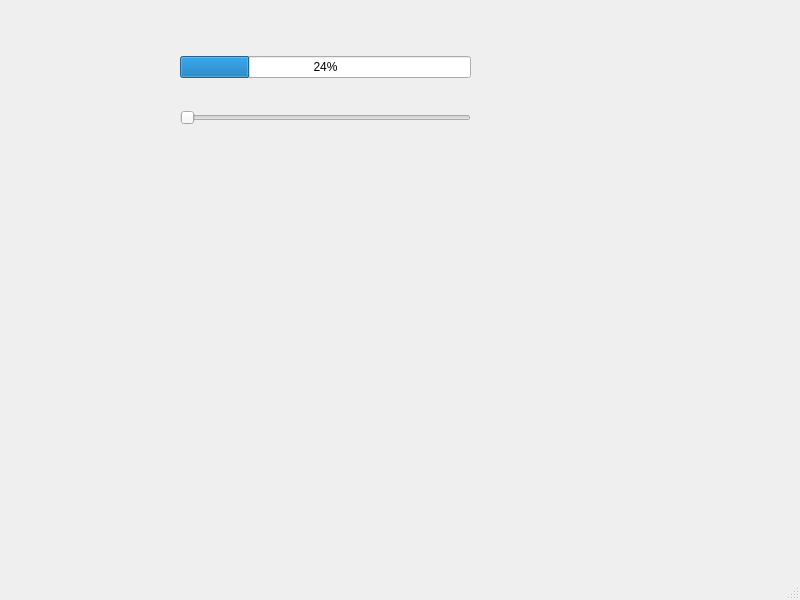
<?xml version="1.0" encoding="UTF-8"?>
<ui version="4.0">
 <class>MainWindow</class>
 <widget class="QMainWindow" name="MainWindow">
  <property name="geometry">
   <rect>
    <x>0</x>
    <y>0</y>
    <width>800</width>
    <height>600</height>
   </rect>
  </property>
  <property name="windowTitle">
   <string>MainWindow</string>
  </property>
  <widget class="QWidget" name="centralwidget">
   <widget class="QWidget" name="layoutWidget">
    <property name="geometry">
     <rect>
      <x>180</x>
      <y>30</y>
      <width>291</width>
      <height>121</height>
     </rect>
    </property>
    <layout class="QVBoxLayout" name="verticalLayout">
     <item>
      <widget class="QProgressBar" name="progressBar">
       <property name="value">
        <number>24</number>
       </property>
      </widget>
     </item>
     <item>
      <widget class="QSlider" name="horizontalSlider">
       <property name="orientation">
        <enum>Qt::Horizontal</enum>
       </property>
      </widget>
     </item>
    </layout>
   </widget>
  </widget>
  <widget class="QMenuBar" name="menubar">
   <property name="geometry">
    <rect>
     <x>0</x>
     <y>0</y>
     <width>800</width>
     <height>21</height>
    </rect>
   </property>
  </widget>
  <widget class="QStatusBar" name="statusbar"/>
 </widget>
 <resources/>
 <connections/>
</ui>
